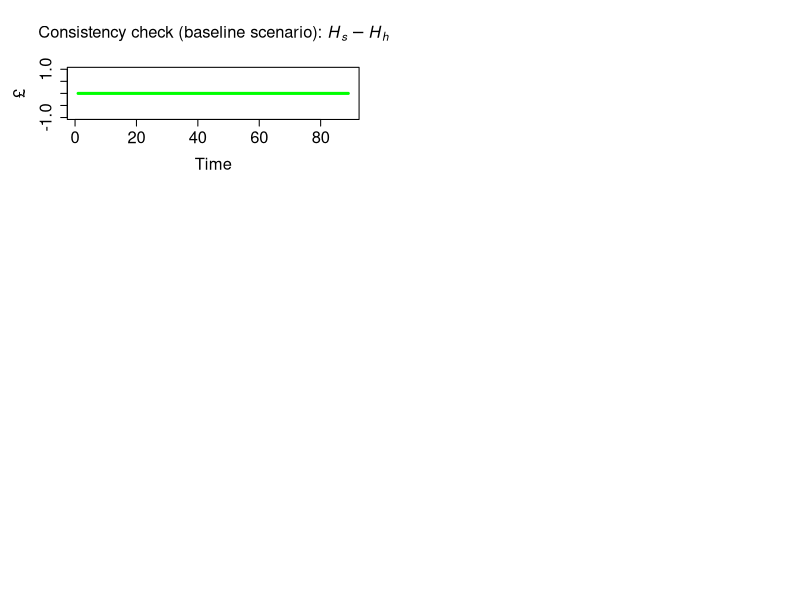
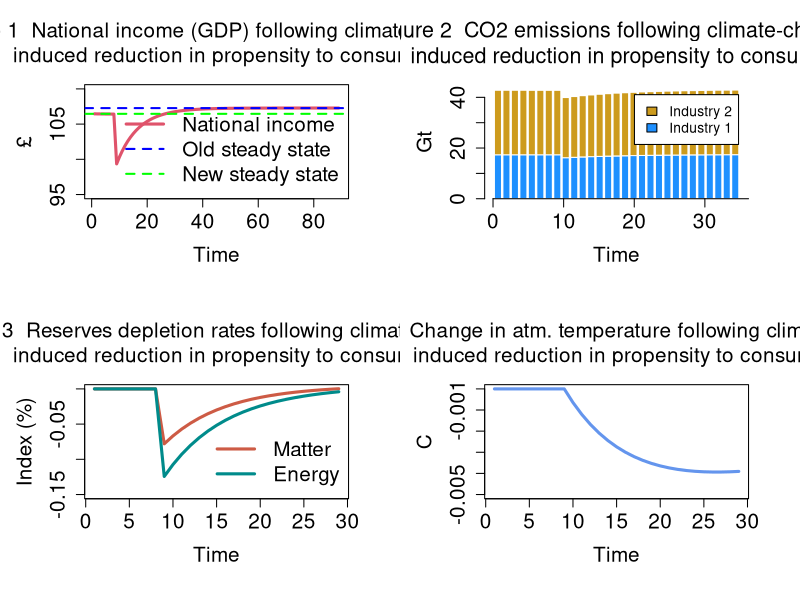

These charts were generated, in order, by the following R code:
# Model ECO-PC for R: main code

# Version: 10 November 2023

################################################################################

#STEP 1: PREPARE THE WORK-SPACE

#Clear environment
rm(list=ls(all=TRUE))

#Clear plots
if(!is.null(dev.list())) dev.off()

#Clear console
cat("\014")

#Number of periods
nPeriods = 90

#Number of scenarios
nScenarios=3 

#Number of industries ***
nIndustries = 2

################################################################################

#STEP 2: SET THE COEFFICIENTS (EXOGENOUS VARIABLES AND PARAMETERS)
a0=matrix(data=0.6,nrow=nScenarios,ncol=nPeriods) #Autonomous component of propensity to consume out of income
a1=matrix(data=0,nrow=nScenarios,ncol=nPeriods) #Climate-change elasticity of propensity to consume out of income
alpha1=matrix(data=a0,nrow=nScenarios,ncol=nPeriods) #Propensity to consume out of income
alpha2=0.4 #Propensity to consume out of wealth
lambda0 = 0.635 #Autonomous share of bills
lambda1 = 5 #Elasticity of bills demand to interest rate
lambda2 = 0.01 #Elasticity of bills demand to yd/v
theta=0.2 #Tax rate on income
r_bar=matrix(data=0.025,nrow=nScenarios,ncol=nPeriods) #Interest rate as policy instrument
p1_bar=1.02 #Price of industry 1 products
p2_bar=0.98 #Price of industry 2 products
beta1_c_bar=0.50 #Household consumption share of product 1
beta1_g_bar=0.48 #Government consumption share of product 1

################################################################################

#STEP 3: CREATE VARIABLES AND ATTRIBUTE INITIAL VALUES

#Use 'array' function to create 3-dimension variables
x=array(data=0,dim=c(nScenarios,nPeriods,nIndustries)) #Gross output by industry (real)
d=array(data=0,dim=c(nScenarios,nPeriods,nIndustries)) #Demand by industry (real)
beta_c=array(data=0,dim=c(nScenarios,nPeriods,nIndustries)) #Real consumption composition
beta_g=array(data=0,dim=c(nScenarios,nPeriods,nIndustries)) #Real government expenditure composition
p=array(data=1,dim=c(nScenarios,nPeriods,nIndustries)) #Unit prices

#Other 2-dimension variables
b_cb=matrix(data=21.62,nrow=nScenarios,ncol=nPeriods) #Government bills held by Central Bank
b_h=matrix(data=64.87,nrow=nScenarios,ncol=nPeriods) #Government bills held by households
b_s=matrix(data=21.62+64.87,nrow=nScenarios,ncol=nPeriods) #Government bills supplied by government
h_h=matrix(data=21.62,nrow=nScenarios,ncol=nPeriods) #Cash money held by households
h_s=matrix(data=21.62,nrow=nScenarios,ncol=nPeriods) #Cash money supplied by central bank
r=matrix(data=r_bar,nrow=nScenarios,ncol=nPeriods) #Interest rate on government bills
t=matrix(data=0,nrow=nScenarios,ncol=nPeriods) #Taxes
v=matrix(data=64.87+21.62,nrow=nScenarios,ncol=nPeriods) #Households wealth
yd=matrix(data=0,nrow=nScenarios,ncol=nPeriods) #Disposable income of households
cons=matrix(data=0,nrow=nScenarios,ncol=nPeriods) #Consumption (real)
g=matrix(data=20,nrow=nScenarios,ncol=nPeriods) #Government expenditure (real)
y=matrix(data=0,nrow=nScenarios,ncol=nPeriods) #Value of net output (GDP)
p_c=matrix(data=1,nrow=nScenarios,ncol=nPeriods) #Average price for the consumers
p_g=matrix(data=1,nrow=nScenarios,ncol=nPeriods) #Average price for the government
A=matrix(data=c(0.11,0.21,0.12,0.22),nrow=nIndustries,ncol=nIndustries) #Matrix of technical coefficients
I = diag(x=1, nrow=nIndustries, ncol=nIndustries) #Diagonal matrix
infl=matrix(data=1,nrow=nScenarios,ncol=nPeriods) #Inflation tax (see Godley and Lavoie, 9.2.4 and 9.3.1)

################################################################################

#Ecosystem variables and coefficients

#Variables
x_mat = matrix(data=0,nrow=nScenarios,ncol=nPeriods) #Production of material goods 
mat = matrix(data=0,nrow=nScenarios,ncol=nPeriods) #Extracted matter  
rec = matrix(data=0,nrow=nScenarios,ncol=nPeriods) #Recycled socio-economic stock  
dis = matrix(data=0,nrow=nScenarios,ncol=nPeriods) #Discarded socioeconomic stock            
kh = matrix(data=0,nrow=nScenarios,ncol=nPeriods) #Socio-economic stock       
en = matrix(data=0,nrow=nScenarios,ncol=nPeriods) #Total energy required for production
ren = matrix(data=0,nrow=nScenarios,ncol=nPeriods) #Renewable energy
nen = matrix(data=0,nrow=nScenarios,ncol=nPeriods) #Non-renewable energy                         
co2_cum = matrix(data=0,nrow=nScenarios,ncol=nPeriods) #Cumulative emissions
wa = matrix(data=0,nrow=nScenarios,ncol=nPeriods) #Waste by industry
temp = matrix(data=0,nrow=nScenarios,ncol=nPeriods) #Atmospheric temperature 
k_m=matrix(data=6000,nrow=nScenarios,ncol=nPeriods) #Matter reserves
conv_m=matrix(data=0,nrow=nScenarios,ncol=nPeriods) #Conversion of matter resources into reserves
res_m=matrix(data=388889,nrow=nScenarios,ncol=nPeriods) #Matter resources
k_e=matrix(data=37000,nrow=nScenarios,ncol=nPeriods) #Energy reserves
conv_e=matrix(data=0,nrow=nScenarios,ncol=nPeriods) #Conversion of energy resources into reserves
res_e=matrix(data=542000,nrow=nScenarios,ncol=nPeriods) #Energy resources
dc = array(data=0,dim=c(nScenarios,nPeriods,nIndustries)) #Stock of durable goods by industry/product
emis = matrix(data=0,nrow=nScenarios,ncol=nPeriods) #Annual emissions by industry
cen=matrix(data=0,nrow=nScenarios,ncol=nPeriods) #Carbon mass of energy
o2= matrix(data=emis-cen,nrow=nScenarios,ncol=nPeriods) #Mass of oxygen 

#Coefficients
rho_dis = 0.2 #Recycling rate
beta_e = 0.07 #C=2 intensity of non-renewable enargy sources
tcre=0.0001 #Transient climate response to cumulative carbon emissions
fnc=0.5 #Non-CO2 fraction of total anthropocentric forcing
sigma_m=0.0005 #Conversion rate of matter resources into reserves
car=3.67 #Coefficient converting Gt of carbon into Gt of CO2
sigma_e=0.003 #Conversion rate of energy resources into reserves
mu_mat = matrix(data=c(0.4,0.6),nrow=nIndustries,ncol=1) #Material intensity coefficients by industry
zeta_dc = matrix(data=c(0.015,0.025),nrow=nIndustries,ncol=1) #Percentages of discarded socio-economic stock by industry
eps_en = matrix(data=c(4,6),nrow=nIndustries,ncol=1) #Energy intensity coefficients by industry                                          
eta_en = matrix(data=c(0.13,0.15),nrow=nIndustries,ncol=1) #Shares of renewable energy in total energy by industry       



################################################################################

#STEP 4: RUN THE MODEL

#STEP 4.A: DEFINE THE LOOPS

#Choose scenario
for (j in 1:nScenarios){
  
  #Define time loop
  for (i in 2:nPeriods){
  
    #Choose industry ***
    for (z in 1:nIndustries){
    
     #Define iterations
     for (iterations in 1:100){
      
      
      #STEP 4.B: ADD ALTERNATIVE SCENARIOS  
      
      #Shock 1: higher interest rate
      if (i>=10 && j==2){a1[j,i]=5}
      
      #STEP 4.C: DEFINE THE SYSTEM OF EQUATIONS        
      #Note: numbers refer to Model PC; *** = new or modified equation 
      
       
      #A) Define prices and consumption shares 
       
       #Set unit price of output of industry 1 ***  p[1] = (w/pr) + (p[1]*A[1] + p[2]*A[2])*(1 + mu) 
       p[j,i,1] = p1_bar
       
       #Set unit price of output of industry 2 ***  p[2] = (w/pr) + (p[1]*A[3] + p[2]*A[4])*(1 + mu)
       p[j,i,2] = p2_bar
      
       #Household real consumption share of product 1 ***
       beta_c[j,i,1] = beta1_c_bar
      
       #Household real consumption share of product 2 ***
       beta_c[j,i,2] = 1 - beta1_c_bar
      
       #Government real consumption share of product 1 ***
       beta_g[j,i,1] = beta1_g_bar
      
       #Government real consumption share of product 2 ***
       beta_g[j,i,2] = 1 - beta1_g_bar
      
       #Average price for the consumers ***
       p_c[j,i] = t(p[j,i,]) %*% beta_c[j,i,]
      
       #Average price for the government
       p_g[j,i] = t(p[j,i,]) %*% beta_g[j,i,]
      
      
      #B) Define input-output structure
      
       #Real final demand vector by industry ***
       d[j,i,] = beta_c[j,i,]*cons[j,i] + beta_g[j,i,]*g[j,i]
      
       #Real gross output by industry ***
       x[j,i,] = solve(I-A) %*% d[j,i,]
      
       #Value of net output (GDP) ***
       y[j,i] = t(p[j,i,]) %*% d[j,i,]
      
      
      #C) Households
      
       #Disposable income - eq. 4.2
       yd[j,i] = y[j,i] - t[j,i] + r[j,i-1]*b_h[j,i-1]
      
       #Wealth accumulation - eq. 4.4 ***
       v[j,i] = v[j,i-1] + (yd[j,i] - p_c[j,i]*cons[j,i])
      
       #Real consumption function with no monetary illusion - eq. 4.5 ***
       cons[j,i] = alpha1[j,i]*((yd[j,i]/p_c[j,i])-infl[j,i]) + alpha2*v[j,i-1]/p_c[j,i-1]
      
       #Inflation tax for households = infl. rate times * real stock of wealth
       infl[j,i] = ((p_c[j,i]-p_c[j,i-1])/p_c[j,i-1])*(v[j,i-1]/p_c[j,i])
      
      
      #D) Portfolio equations
      
       #Demand for cash money - eq. 4.6
       h_h[j,i] = v[j,i] - b_h[j,i]
      
       #Demand for government bills - eq. 4.7
       b_h[j,i] = v[j,i]*(lambda0 + lambda1*r[j,i] - lambda2*(yd[j,i]/v[j,i]))
      
      
      #E) Government
      
       #Tax payments - eq. 4.3 
       t[j,i] = theta*(y[j,i] + r[j,i-1]*b_h[j,i-1])
      
       #Supply of government bills - eq. 4.8 ***
       b_s[j,i] = b_s[j,i-1] + ( p_g[j,i]*g[j,i] + r[j,i-1]*b_s[j,i-1]) - (t[j,i] + r[j,i-1]*b_cb[j,i-1])
      
      
      #F) Central bank
      
       #Supply of cash - eq. 4.9
       h_s[j,i] = h_s[j,i-1] + b_cb[j,i] - b_cb[j,i-1]
      
       #Government bills held by the central bank - eq. 4.10
       b_cb[j,i] = b_s[j,i] - b_h[j,i]
      
       #Interest rate as policy instrument - eq. 4.11
       r[j,i] = r_bar[j,i]
      
      
      #G) Ecosystem
      
       #Extraction of matter and waste
       
        #Production of material goods 
        x_mat[j,i] = t(mu_mat[,]) %*% x[j,i,]
        
        #Extraction of matter                                       
        mat[j,i] = x_mat[j,i] - rec[j,i]                                             
        
        #Recycled matter (of socioeconomic stock + industrial waste)
        rec[j,i] = rho_dis*dis[j,i]         
        
        #Discarded socioeconomic stock            
        dis[j,i] = t(mu_mat[,]) %*% (zeta_dc[,] * dc[j,i-1,])
        
        #Stock of durable consumption goods                 
        dc[j,i,] = dc[j,i-1,] + beta_c[j,i,]*cons[j,i] - zeta_dc[,] * dc[j,i-1,]    
        
        #Socioeconomic stock
        kh[j,i] = kh[j,i-1] + x_mat[j,i] - dis[j,i]       
        
        #Wasted socio-economic stock
        wa[j,i] = mat[j,i] - (kh[j,i]-kh[j,i-1])                                                                     
       
        
       #Use of energy, emissions and temperature
        
        #Energy required for production
        en[j,i] = t(eps_en[,]) %*% x[j,i,]                                          
        
        #Renewable energy at the end of the period
        ren[j,i] = t(eps_en[,]) %*% (eta_en[,]*x[j,i,])                         
        
        #Non-renewable energy
        nen[j,i] = en[j,i] - ren[j,i]                                                
        
        #C02 emissions
        emis[j,i] = beta_e*nen[j,i]   
        
        #Cumulative emissions
        co2_cum[j,i] = co2_cum[j,i-1] + emis[j,i]
       
        #Atmospheric temperature 
        temp[j,i] = (1/(1-fnc))*tcre*(co2_cum[j,i])
       
        
      #Resources and reserves  
        
        #Stock of material reserves
        k_m[j,i] = k_m[j,i-1] + conv_m[j,i] - mat[j,i]                      
        
        #Material resources converted to reserves 
        conv_m[j,i] = sigma_m*res_m[j,i]                                    
        
        #Stock of material resources
        res_m[j,i] = res_m[j,i-1] - conv_m[j,i]                            
        
        #Carbon mass of non-renewable energy 
        cen[j,i] = emis[j,i]/car                                            
        
        #Mass of oxygen 
        o2[j,i] = emis[j,i] - cen[j,i]                                      
        
        #Stock of energy reserves
        k_e[j,i] = k_e[j,i-1] + conv_e[j,i] - en[j,i]                       
        
        #Energy resources converted to reserves 
        conv_e[j,i] = sigma_e*res_e[j,i]                                    
        
        #Stock of energy resources
        res_e[j,i] = res_e[j,i-1] - conv_e[j,i]                             
        
        
      #Climate related damages / changes
        
        #Endogenous propensity to consume out of income
        alpha1[j,i] = a0[j,i] - a1[j,i] * (temp[j,i] - temp[j,i-1])   
      
        #Other: e.g. beta_c[j,i,1] = b0 + b1 * temp[j,i-1]
        
        #Besides, we can connect waste accumulation with other variables...
        
      }
    }
  }
}
################################################################################

#STEP 5: CONSISTENCY CHECK (REDUNDANT EQUATION)

#Create consistency statement 
aerror=0
error=0
for (i in 2:(nPeriods-1)){error = error + (h_s[1,i]-h_h[1,i])^2}
aerror = error/nPeriods
if ( aerror<0.01 ){cat(" *********************************** \n Good news! The model is watertight! \n", "Average error =", aerror, "< 0.01 \n", "Cumulative error =", error, "\n ***********************************")} else{
  if ( aerror<1 && aerror<1 ){cat(" *********************************** \n Minor issues with model consistency \n", "Average error =", aerror, "> 0.01 \n", "Cumulative error =", error, "\n ***********************************")}
  else{cat(" ******************************************* \n Warning: the model is not fully consistent! \n", "Average error =", aerror, "> 1 \n", "Cumulative error =", error, "\n *******************************************")} }      

#Plot redundant equation
layout(matrix(c(1,2,3,4,5,6), 3, 2, byrow = TRUE))
par(mar = c(5.1+1, 4.1+1, 4.1+1, 2.1+1))
plot(h_s[1,2:nPeriods]-h_h[1,2:nPeriods], type="l", col="green",lwd=3,lty=1,font.main=1,cex.main=1.5,
     main=expression("Consistency check (baseline scenario): " * italic(H[phantom("")]["s"]) - italic(H[phantom("")]["h"])),
     cex.axis=1.5,cex.lab=1.5,ylab = '£',
     xlab = 'Time',ylim = range(-1,1))

################################################################################

#STEP 6: CREATE AND DISPLAY GRAPHS

#Set layout
layout(matrix(c(1,2,3,4), 2, 2, byrow = TRUE))
par(mar = c(5.1+1, 4.1+1, 4.1+1, 2.1+1))

#Figure 1
plot(y[2,2:nPeriods],type="l", col=2, lwd=3, lty=1, font.main=1,cex.main=1.5,
     main="Figure 1  National income (GDP) following climate-change \n induced reduction in propensity to consume",
     ylab = '£',xlab = 'Time',ylim = range(95,110),cex.axis=1.5,cex.lab=1.5)
abline(h=y[2,2],col="green",lty=2,lwd=2)
abline(h=y[2,60],col="blue",lty=2,lwd=2)
legend("bottomright",c("National income","Old steady state","New steady state"),  bty = "n",
       cex=1.5, lty=c(1,2,2), lwd=c(3,2,2), col = c(2,"blue","green"), box.lty=0)

#Figure 2
stacked_values <- rbind(beta_e*eps_en[1,]*x[2,2:30,1]*(1-eta_en[1,]), beta_e*eps_en[2,]*x[2,2:30,1]*(1-eta_en[2,]))
barplot(stacked_values, beside = FALSE, col = c("dodgerblue", "goldenrod3"), 
        names.arg = 2:30,main = "Figure 2  CO2 emissions following climate-change \n induced reduction in propensity to consume",
        font.main=1,cex.main=1.55,ylab = 'Gt', xlab = 'Time', ylim = c(0, 45),
        cex.axis = 1.5, cex.lab = 1.5, border = "white",xaxt = "n", 
        legend.text = c("Industry 1", "Industry 2"))
axis(1, at = seq(0, 40, by = 10), labels = seq(0, 40, by = 10),cex.axis = 1.5)

#Figure 3
plot(100*(mat[2,2:30]/k_m[2,1:29])-100*(mat[1,2:30]/k_m[1,1:29]),type="l",
    col="coral3", lwd=3, lty=1, font.main=1,cex.main=1.5,
    main="Figure 3  Reserves depletion rates following climate-change \n induced reduction in propensity to consume",
    ylab = 'Index (%)',xlab = 'Time',cex.axis=1.5,cex.lab=1.5,ylim = range(-0.15,0))
lines(100*(en[2,2:30]/k_e[2,1:29])-100*(en[1,2:30]/k_e[1,1:29]),col="cyan4", lwd=3, lty=1)
legend("bottomright",c("Matter","Energy"),  bty = "n",
       cex=1.5, lty=c(1,1), lwd=c(3,3), col = c("coral3","cyan4"), box.lty=0)

#Figure 4
plot(temp[2,1:29]-temp[1,1:29],type="l",
     col="cornflowerblue", lwd=3, lty=1, font.main=1,cex.main=1.5,
     main="Figure 4  Change in atm. temperature following climate-change \n induced reduction in propensity to consume",
     ylab = 'C',xlab = 'Time',cex.axis=1.5,cex.lab=1.5,ylim = range(-0.005,0))
